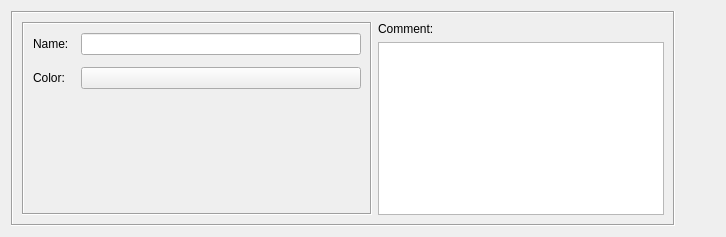
<ui version="4.0" >
 <class>LibraryDialog_q</class>
 <widget class="QWidget" name="LibraryDialog_q" >
  <property name="enabled" >
   <bool>true</bool>
  </property>
  <property name="geometry" >
   <rect>
    <x>0</x>
    <y>0</y>
    <width>726</width>
    <height>237</height>
   </rect>
  </property>
  <property name="windowTitle" >
   <string>Library</string>
  </property>
  <layout class="QGridLayout" name="gridLayout" >
   <item row="0" column="0" >
    <widget class="QFrame" name="frame7" >
     <property name="frameShape" >
      <enum>QFrame::Box</enum>
     </property>
     <property name="frameShadow" >
      <enum>QFrame::Sunken</enum>
     </property>
     <layout class="QGridLayout" >
      <item rowspan="2" row="0" column="0" >
       <widget class="QFrame" name="frame56" >
        <property name="minimumSize" >
         <size>
          <width>350</width>
          <height>0</height>
         </size>
        </property>
        <property name="maximumSize" >
         <size>
          <width>350</width>
          <height>16777215</height>
         </size>
        </property>
        <property name="frameShape" >
         <enum>QFrame::Box</enum>
        </property>
        <property name="frameShadow" >
         <enum>QFrame::Sunken</enum>
        </property>
        <layout class="QGridLayout" >
         <property name="spacing" >
          <number>12</number>
         </property>
         <item row="0" column="0" >
          <widget class="QLabel" name="textLabel1" >
           <property name="text" >
            <string>Name:</string>
           </property>
           <property name="wordWrap" >
            <bool>false</bool>
           </property>
          </widget>
         </item>
         <item row="0" column="1" >
          <widget class="QLineEdit" name="obj_name" >
           <property name="sizePolicy" >
            <sizepolicy vsizetype="Fixed" hsizetype="Preferred" >
             <horstretch>200</horstretch>
             <verstretch>0</verstretch>
            </sizepolicy>
           </property>
           <property name="minimumSize" >
            <size>
             <width>0</width>
             <height>0</height>
            </size>
           </property>
          </widget>
         </item>
         <item row="1" column="0" >
          <widget class="QLabel" name="textLabel1_2" >
           <property name="text" >
            <string>Color:</string>
           </property>
           <property name="wordWrap" >
            <bool>false</bool>
           </property>
          </widget>
         </item>
         <item row="1" column="1" >
          <widget class="QPushButton" name="colorButton" >
           <property name="sizePolicy" >
            <sizepolicy vsizetype="Fixed" hsizetype="Preferred" >
             <horstretch>0</horstretch>
             <verstretch>0</verstretch>
            </sizepolicy>
           </property>
           <property name="text" >
            <string/>
           </property>
          </widget>
         </item>
         <item row="2" column="0" colspan="2" >
          <spacer>
           <property name="orientation" >
            <enum>Qt::Vertical</enum>
           </property>
           <property name="sizeType" >
            <enum>QSizePolicy::Expanding</enum>
           </property>
           <property name="sizeHint" stdset="0" >
            <size>
             <width>185</width>
             <height>121</height>
            </size>
           </property>
          </spacer>
         </item>
        </layout>
       </widget>
      </item>
      <item row="0" column="1" >
       <widget class="QLabel" name="textLabel2" >
        <property name="sizePolicy" >
         <sizepolicy vsizetype="Fixed" hsizetype="Preferred" >
          <horstretch>0</horstretch>
          <verstretch>0</verstretch>
         </sizepolicy>
        </property>
        <property name="text" >
         <string>Comment:</string>
        </property>
        <property name="wordWrap" >
         <bool>false</bool>
        </property>
       </widget>
      </item>
      <item row="1" column="1" >
       <widget class="TextEditWidget" name="comment" >
        <property name="sizePolicy" >
         <sizepolicy vsizetype="Preferred" hsizetype="Expanding" >
          <horstretch>0</horstretch>
          <verstretch>0</verstretch>
         </sizepolicy>
        </property>
        <property name="minimumSize" >
         <size>
          <width>200</width>
          <height>0</height>
         </size>
        </property>
        <property name="tabChangesFocus" >
         <bool>true</bool>
        </property>
       </widget>
      </item>
     </layout>
    </widget>
   </item>
   <item row="0" column="1" >
    <spacer>
     <property name="orientation" >
      <enum>Qt::Horizontal</enum>
     </property>
     <property name="sizeType" >
      <enum>QSizePolicy::Fixed</enum>
     </property>
     <property name="sizeHint" stdset="0" >
      <size>
       <width>40</width>
       <height>20</height>
      </size>
     </property>
    </spacer>
   </item>
  </layout>
 </widget>
 <customwidgets>
  <customwidget>
   <class>TextEditWidget</class>
   <extends>QTextEdit</extends>
   <header>TextEditWidget.h</header>
  </customwidget>
  <customwidget>
   <class>QLineEdit</class>
   <extends>QLineEdit</extends>
   <header>QLineEdit.h</header>
  </customwidget>
 </customwidgets>
 <tabstops>
  <tabstop>obj_name</tabstop>
  <tabstop>colorButton</tabstop>
  <tabstop>comment</tabstop>
 </tabstops>
 <resources>
  <include location="MainRes.qrc" />
 </resources>
 <connections>
  <connection>
   <sender>colorButton</sender>
   <signal>clicked()</signal>
   <receiver>LibraryDialog_q</receiver>
   <slot>changeColor()</slot>
   <hints>
    <hint type="sourcelabel" >
     <x>20</x>
     <y>20</y>
    </hint>
    <hint type="destinationlabel" >
     <x>20</x>
     <y>20</y>
    </hint>
   </hints>
  </connection>
  <connection>
   <sender>obj_name</sender>
   <signal>editingFinished()</signal>
   <receiver>LibraryDialog_q</receiver>
   <slot>changed()</slot>
   <hints>
    <hint type="sourcelabel" >
     <x>20</x>
     <y>20</y>
    </hint>
    <hint type="destinationlabel" >
     <x>20</x>
     <y>20</y>
    </hint>
   </hints>
  </connection>
  <connection>
   <sender>comment</sender>
   <signal>textChanged()</signal>
   <receiver>LibraryDialog_q</receiver>
   <slot>changed()</slot>
   <hints>
    <hint type="sourcelabel" >
     <x>20</x>
     <y>20</y>
    </hint>
    <hint type="destinationlabel" >
     <x>20</x>
     <y>20</y>
    </hint>
   </hints>
  </connection>
 </connections>
</ui>
